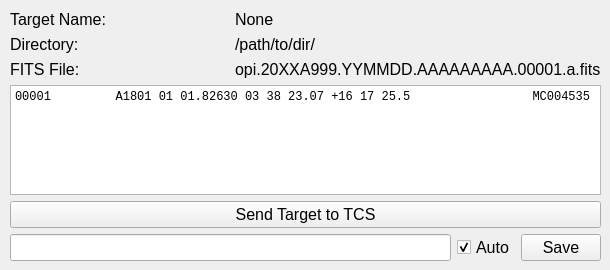
         <widget class="QWidget" name="tab_summary">
          <attribute name="title">
           <string>Summary</string>
          </attribute>
          <widget class="QWidget" name="verticalLayoutWidget_7">
           <property name="geometry">
            <rect>
             <x>10</x>
             <y>10</y>
             <width>591</width>
             <height>251</height>
            </rect>
           </property>
           <property name="font">
            <font>
             <family>Cantarell</family>
             <pointsize>12</pointsize>
            </font>
           </property>
           <layout class="QVBoxLayout" name="vertical_layout_summary">
            <item>
             <layout class="QGridLayout" name="grid_layout_target_image_names">
              <item row="0" column="0">
               <widget class="QLabel" name="label_static_summary_target_name">
                <property name="font">
                 <font>
                  <family>Cantarell</family>
                  <pointsize>12</pointsize>
                 </font>
                </property>
                <property name="text">
                 <string>Target Name:</string>
                </property>
               </widget>
              </item>
              <item row="2" column="1">
               <widget class="QLabel" name="label_dynamic_summary_fits_file">
                <property name="font">
                 <font>
                  <family>Cantarell</family>
                  <pointsize>12</pointsize>
                 </font>
                </property>
                <property name="text">
                 <string>opi.20XXA999.YYMMDD.AAAAAAAAA.00001.a.fits</string>
                </property>
               </widget>
              </item>
              <item row="0" column="1">
               <widget class="QLabel" name="label_dynamic_summary_target_name">
                <property name="font">
                 <font>
                  <family>Cantarell</family>
                  <pointsize>12</pointsize>
                 </font>
                </property>
                <property name="text">
                 <string>None</string>
                </property>
               </widget>
              </item>
              <item row="2" column="0">
               <widget class="QLabel" name="label_static_summary_fits_file">
                <property name="font">
                 <font>
                  <family>Cantarell</family>
                  <pointsize>12</pointsize>
                 </font>
                </property>
                <property name="text">
                 <string>FITS File:</string>
                </property>
               </widget>
              </item>
              <item row="1" column="1">
               <widget class="QLabel" name="label_dynamic_summary_directory">
                <property name="font">
                 <font>
                  <family>Cantarell</family>
                  <pointsize>12</pointsize>
                 </font>
                </property>
                <property name="text">
                 <string>/path/to/dir/</string>
                </property>
               </widget>
              </item>
              <item row="1" column="0">
               <widget class="QLabel" name="label_static_summary_directory">
                <property name="font">
                 <font>
                  <family>Cantarell</family>
                  <pointsize>12</pointsize>
                 </font>
                </property>
                <property name="text">
                 <string>Directory:</string>
                </property>
               </widget>
              </item>
              <item row="3" column="0" colspan="2">
               <widget class="QPlainTextEdit" name="plain_text_edit_summary_target_history">
                <property name="font">
                 <font>
                  <family>Courier New</family>
                  <pointsize>9</pointsize>
                  <weight>50</weight>
                  <bold>false</bold>
                  <kerning>false</kerning>
                 </font>
                </property>
                <property name="lineWrapMode">
                 <enum>QPlainTextEdit::NoWrap</enum>
                </property>
                <property name="readOnly">
                 <bool>true</bool>
                </property>
                <property name="plainText">
                 <string>00001         A1801 01 01.82630 03 38 23.07 +16 17 25.5                 MC004535</string>
                </property>
               </widget>
              </item>
             </layout>
            </item>
            <item>
             <widget class="QPushButton" name="push_button_send_target_to_tcs">
              <property name="font">
               <font>
                <family>Cantarell</family>
                <pointsize>12</pointsize>
               </font>
              </property>
              <property name="text">
               <string>Send Target to TCS</string>
              </property>
             </widget>
            </item>
            <item>
             <layout class="QHBoxLayout" name="horizontal_layout_save_file">
              <item>
               <widget class="QLineEdit" name="line_edit_summary_save_filename">
                <property name="font">
                 <font>
                  <family>Cantarell</family>
                  <pointsize>12</pointsize>
                 </font>
                </property>
               </widget>
              </item>
              <item>
               <widget class="QCheckBox" name="check_box_summary_autosave">
                <property name="font">
                 <font>
                  <family>Cantarell</family>
                  <pointsize>12</pointsize>
                 </font>
                </property>
                <property name="text">
                 <string>Auto</string>
                </property>
                <property name="checked">
                 <bool>true</bool>
                </property>
               </widget>
              </item>
              <item>
               <widget class="QPushButton" name="push_button_summary_save">
                <property name="font">
                 <font>
                  <family>Cantarell</family>
                  <pointsize>12</pointsize>
                 </font>
                </property>
                <property name="text">
                 <string>Save</string>
                </property>
               </widget>
              </item>
             </layout>
            </item>
           </layout>
          </widget>
         </widget>
